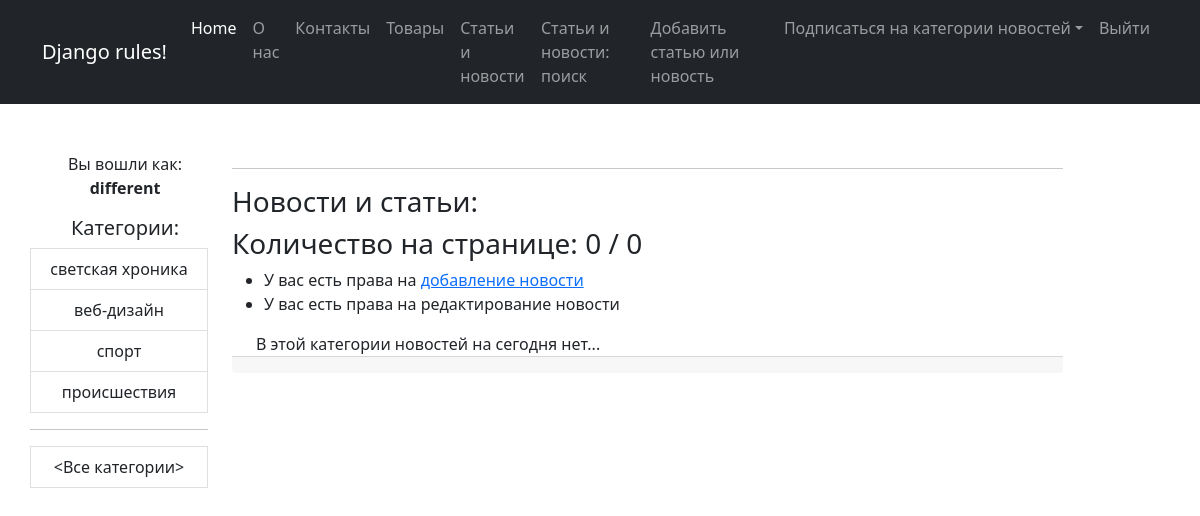
/category/4/ (signed in), run on the app's committed database.
### news/models.py (models this page shows, shortened)
class Category(m.Model):
    name = m.CharField(max_length=30, unique=True)
    user = m.ManyToManyField(User, through='UserCategory')
    def get_absolute_url(self):
        return reverse_lazy('news_by_cat', kwargs = {'pk':self.id})

### news/views.py (the view)
# urls.py: path('category/<int:pk>/', NewsByCategory.as_view(), name='news_by_cat'),
class NewsByCategory(LoginRequiredMixin, ListView):
    model = Post
    template_name = 'news/news.html'
    context_object_name = 'news'
    paginate_by = 3
    def get_queryset(self, **kwargs):
        qs = super().get_queryset(**kwargs)
        return qs.filter(categories=self.kwargs.get('pk'))
    def get_context_data(self, **kwargs):
        news = Post.objects.filter(categories=self.kwargs.get('pk'))
        self.queryset = news
        context = super().get_context_data(**kwargs)
        context['is_not_author'] = not self.request.user.groups.filter(name = 'authors').exists()
        context['categories'] = Category.objects.all()
        context['news_count'] = news.count
        return context

### news/templates/news/news.html (shortened to what this page needs)
{% extends 'flatpages/default.html' %}
{% load custom_filters %}
{% block content %}
    <hr>
    <h3>Новости и статьи:</h3>
    <h3>Количество на странице: {{ news|length }} / {{ news_count }}
    </h3>
    <ul>
        {% if perms.news.add_post %}
        <li>У вас есть права на <a href="{% url 'add_news' %}">добавление новоcти</a></li>
        {% endif %}
        {% if perms.news.change_post %}
        <li>У вас есть права на редактирование новости</li>
        {% endif %}
    </ul>
    <div class="container mt-10">
        {% for nws in page_obj %}
        <div class="row">
            <div class="card" style="width: 80rem;">
                <div class=""card header">Категория:
                    <p>
                    {% for cat in nws.categories.all  %}
                        <a href="{{ cat.get_absolute_url }}" class="btn btn-secondary">{{ cat.name }}</a>
                    {% endfor %}
                </p>
                </div>
                <div class="card-body">
                    <h5 class="card-title text-center">
                    {{ nws.title|censor }}
                    </h5>
                    <p class="card-text">{{ nws.content|censor|truncatewords:50 }}</p>
                    <a href="{{ nws.get_absolute_url }}" class="btn btn-primary">Подробности...</a> -->
                    {% empty %}
                    <p class="card-text">В этой категории новостей на сегодня нет...</p>
                </div>
                <div class="card-footer text-muted">
                </div>
              </div>
        </div>
        {% endfor %}
    </div>
{% endblock content %}

### templates/flatpages/default.html (shortened to what this page needs)
{% load static %}
<!DOCTYPE html>
<html lang="en">
    <head>
        <link href="{% static 'css/styles.css' %}" rel="stylesheet">
    </head>
    <body>
        <nav class="navbar navbar-expand-lg navbar-dark bg-dark">
            <div class="container">
                <a class="navbar-brand" href="#">Django rules!</a>
                <div class="collapse navbar-collapse" id="navbarSupportedContent">
                    <ul class="navbar-nav ms-auto mb-2 mb-lg-0">
                        <li class="nav-item"><a class="nav-link active" aria-current="page" href="#">Home</a></li>
                        <li class="nav-item"><a class="nav-link" href="/pages/about/">О нас</a></li>
                        <li class="nav-item"><a class="nav-link" href="/pages/contact/">Контакты</a></li>
                        <li class="nav-item"><a class="nav-link" href="/products/">Товары</a></li>
                        <li class="nav-item"><a class="nav-link" href="{% url 'all_news' %}">Статьи и новости</a></li>
                        <li class="nav-item"><a class="nav-link" href="{% url 'search_news' %}">Статьи и новости: поиск</a></li>
                        {% if perms.news.add_post %}
                        <li class="nav-item"><a class="nav-link" href="{% url 'add_news' %}">Добавить статью или новость</a></li>
                        {% endif %}
                        <li class="nav-item dropdown">
                            <a class="nav-link dropdown-toggle" id="navbarDropdown" href="#" role="button" data-bs-toggle="dropdown" aria-expanded="false">
                                Подписаться на категории новостей</a>
                        </li>
                        <li class="nav-item"><a class="nav-link" href="/accounts/logout">Выйти</a></li>
                    </ul>
                </div>
            </div>
        </nav>
        <div class="container">
            <div class="text-center mt-5">
                <div class="row">
                    <div class="col-lg-2">
                       <p>Вы вошли как: <b>{{ request.user.username }}</b>
                        </p>
                        <h5>Категории:</h5>
                        <div class="row">
                            <div class="list-group">
                                <div class="col-lt-1">
                                    {% for cat in categories %}
                                    <a href="{{ cat.get_absolute_url }}" class="list-group-item list-group-item-action" aria-current="true">
                                    {{ cat.name }}
                                    </a>
                                    {% endfor %}
                                    <hr>
                                    <a href="{% url 'all_news' %}" class="list-group-item list-group-item-action" aria-current="true">
                                        <Все категории>
                                    </a>
                                </div>
                            </div>
                        </div>
                    </div>
                    <div class="col-lg-9 text-start">
                        {% block content %}{% endblock content %}
        </div>
    </body>
</html>

### data on the page
Category: name "светская хроника"
Category: name "веб-дизайн"
Category: name "спорт"
Category: name "происшествия"

### other printed values
{{ request.user.username }} "different"
{{ news|length }} "0"
{{ news_count }} "0"
